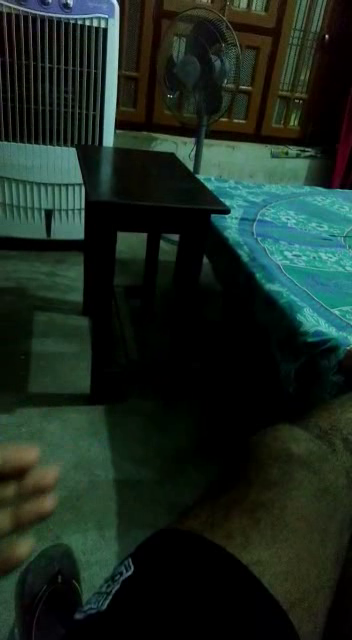
#> input picture frame 34 of output_blur.avi, 352 x 640 px
$ python view_video.py
#> lines starting #> are read from the running program, lines starting #| are printed output that depends on the picture
import numpy as np
import cv2 as cv
cap = cv.VideoCapture('output_blur.avi')

while True:
    # Capture frame-by-frame
    ret, frame = cap.read()
#> frame is the input picture: shape (640, 352, 3); mean B, G, R 32.1, 40.9, 26.5
    # if frame is read correctly ret is True
    if not ret:
        print("Can't receive frame (stream end?). Exiting ...")
        break
    # Our operations on the frame come here
    gray = cv.cvtColor(frame, cv.COLOR_BGR2GRAY)
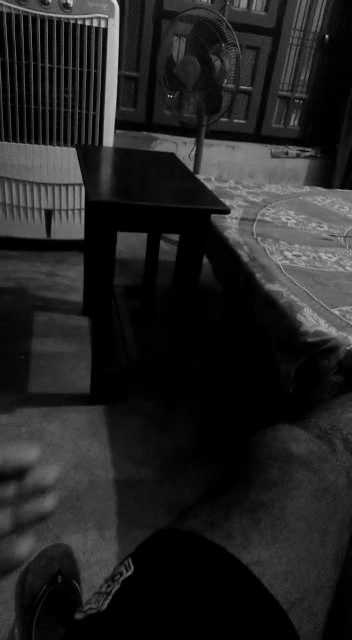
#> gray: shape (640, 352); min 0, max 231, mean 35.5
    # Display the resulting frame
    cv.imshow('frame', gray)
    if cv.waitKey(1) == ord('q'):
#> (key q is pressed here)
        break
# When everything done, release the capture
cap.release()
cv.destroyAllWindows()

$ run again, starting later in the video
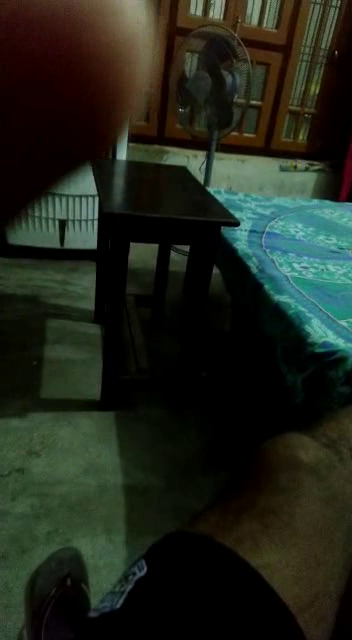
#> input picture frame 153 of output_blur.avi, 352 x 640 px
#> frame is the input picture: shape (640, 352, 3); mean B, G, R 27.4, 38, 32.6
#> `gray = cv.cvtColor(frame, cv.COLOR_BGR2GRAY)`:
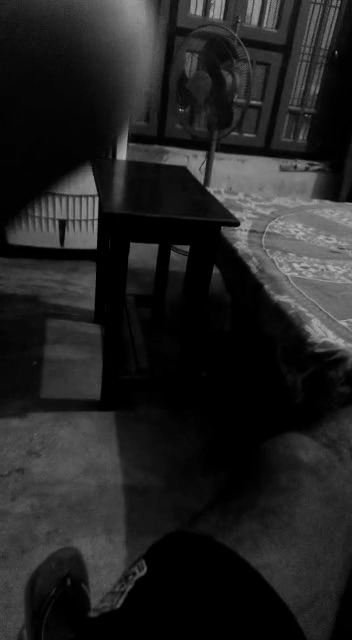
#> gray: shape (640, 352); min 0, max 182, mean 35.1

$ run again, starting later in the video
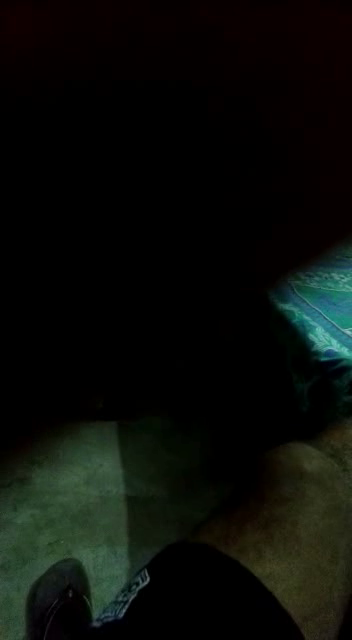
#> input picture frame 272 of output_blur.avi, 352 x 640 px
#> frame is the input picture: shape (640, 352, 3); mean B, G, R 9.1, 13.1, 10.4
#> `gray = cv.cvtColor(frame, cv.COLOR_BGR2GRAY)`:
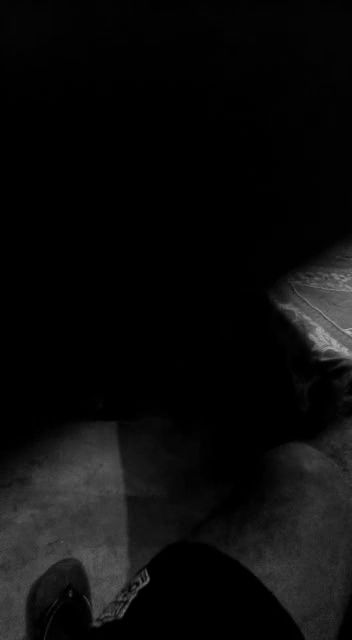
#> gray: shape (640, 352); min 0, max 177, mean 11.8
